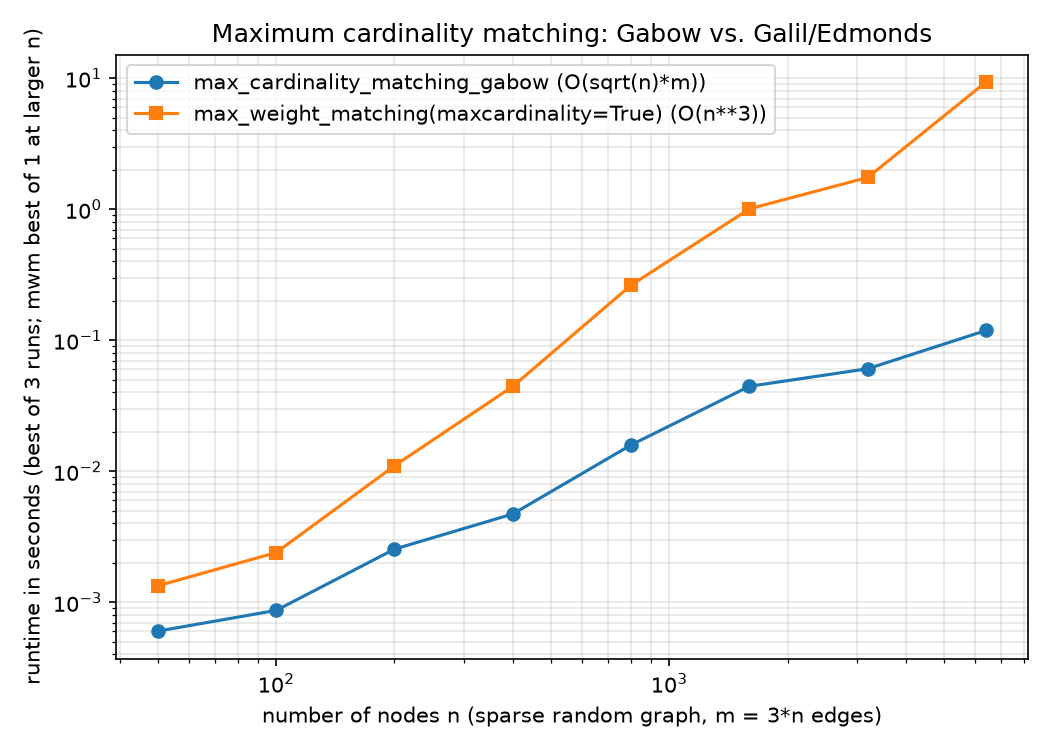

Write Python code to recreate this figure.
"""Runtime comparison: max_cardinality_matching_gabow vs. NetworkX's
existing max_weight_matching(maxcardinality=True) run on uniform (unweighted)
graphs -- i.e. both solving the same problem, maximum cardinality matching,
via two different algorithms (Gabow's O(sqrt(n) * m) phase-based method vs.
the O(n**3) Galil/Edmonds primal-dual method).

This is a standalone script, not an asv benchmark and not collected by
pytest:

    python benchmarks/gabow_vs_max_weight_matching.py

It times both functions on the *same* sparse random graphs (so the
comparison is apples-to-apples) across doubling sizes, runs
max_cardinality_matching_gabow with use_heuristic_fallback=False (we want to
compare Gabow's algorithm itself, not the constant-factor fallback), and
saves a log-log runtime plot to gabow_vs_max_weight_matching.png next to
this script. Since max_weight_matching is cubic it becomes impractically
slow well before Gabow's algorithm does, so once a single max_weight_matching
run exceeds MWM_TIME_BUDGET seconds it is skipped for larger sizes while
max_cardinality_matching_gabow keeps going.
"""

import math
import time
from pathlib import Path

import matplotlib

matplotlib.use("Agg")
import matplotlib.pyplot as plt

import networkx as nx

SIZES = [50, 100, 200, 400, 800, 1600, 3200, 6400]
DENSITY = 3  # m = DENSITY * n edges per graph
REPEATS = 3
MWM_TIME_BUDGET = 20.0  # seconds; stop growing max_weight_matching past this


def _timed_best_of(fn, G, repeats=REPEATS):
    best = math.inf
    for _ in range(repeats):
        t0 = time.perf_counter()
        fn(G)
        best = min(best, time.perf_counter() - t0)
    return best


def main():
    sizes_used = []
    gabow_times = []
    mwm_times = []  # None once max_weight_matching has been disabled
    mwm_enabled = True

    print(f"{'n':>6}{'m':>8}{'gabow (s)':>14}{'max_weight_matching (s)':>26}")
    for n in SIZES:
        m = DENSITY * n
        G = nx.gnm_random_graph(n, m, seed=n)

        gabow_t = _timed_best_of(
            lambda g: nx.max_cardinality_matching_gabow(
                g, use_heuristic_fallback=False
            ),
            G,
        )

        if mwm_enabled:
            mwm_t = _timed_best_of(
                lambda g: nx.max_weight_matching(g, maxcardinality=True), G, repeats=1
            )
            if mwm_t > MWM_TIME_BUDGET:
                mwm_enabled = False
        else:
            mwm_t = None

        sizes_used.append(n)
        gabow_times.append(gabow_t)
        mwm_times.append(mwm_t)
        mwm_str = "skipped (too slow)" if mwm_t is None else f"{mwm_t:.4f}"
        print(f"{n:>6}{m:>8}{gabow_t:>14.4f}{mwm_str:>26}")

    # -- plot ---------------------------------------------------------------
    fig, ax = plt.subplots(figsize=(7, 5))
    ax.plot(
        sizes_used,
        gabow_times,
        marker="o",
        label="max_cardinality_matching_gabow (O(sqrt(n)*m))",
    )
    mwm_x = [n for n, t in zip(sizes_used, mwm_times) if t is not None]
    mwm_y = [t for t in mwm_times if t is not None]
    ax.plot(
        mwm_x,
        mwm_y,
        marker="s",
        label="max_weight_matching(maxcardinality=True) (O(n**3))",
    )
    ax.set_xscale("log")
    ax.set_yscale("log")
    ax.set_xlabel(f"number of nodes n (sparse random graph, m = {DENSITY}*n edges)")
    ax.set_ylabel("runtime in seconds (best of 3 runs; mwm best of 1 at larger n)")
    ax.set_title("Maximum cardinality matching: Gabow vs. Galil/Edmonds")
    ax.legend()
    ax.grid(True, which="both", alpha=0.3)
    fig.tight_layout()

    outpath = Path(__file__).with_name("gabow_vs_max_weight_matching.png")
    fig.savefig(outpath, dpi=150)
    print(f"\nSaved plot to {outpath}")

    # -- summary of relative speed at a couple of representative sizes ------
    print()
    for n, gt, mt in zip(sizes_used, gabow_times, mwm_times):
        if mt is None:
            continue
        faster, slower = ("gabow", "max_weight_matching") if gt < mt else (
            "max_weight_matching",
            "gabow",
        )
        factor = max(gt, mt) / min(gt, mt)
        print(
            f"n={n}: {faster} is faster than {slower} by ~{factor:.1f}x "
            f"(gabow={gt:.4f}s, max_weight_matching={mt:.4f}s)"
        )


if __name__ == "__main__":
    main()
